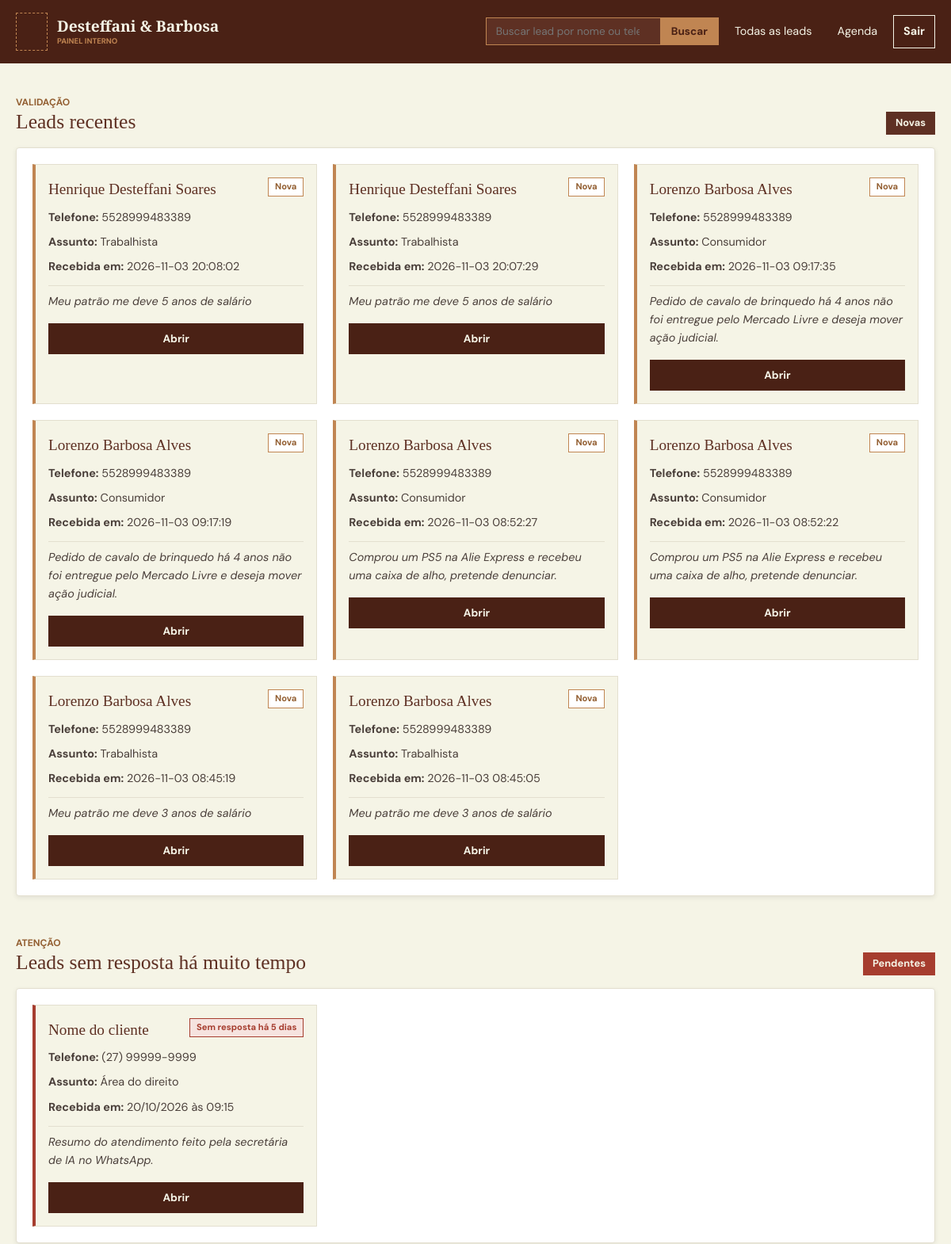
/painel (upper part), run on an earlier commit of the app's database.
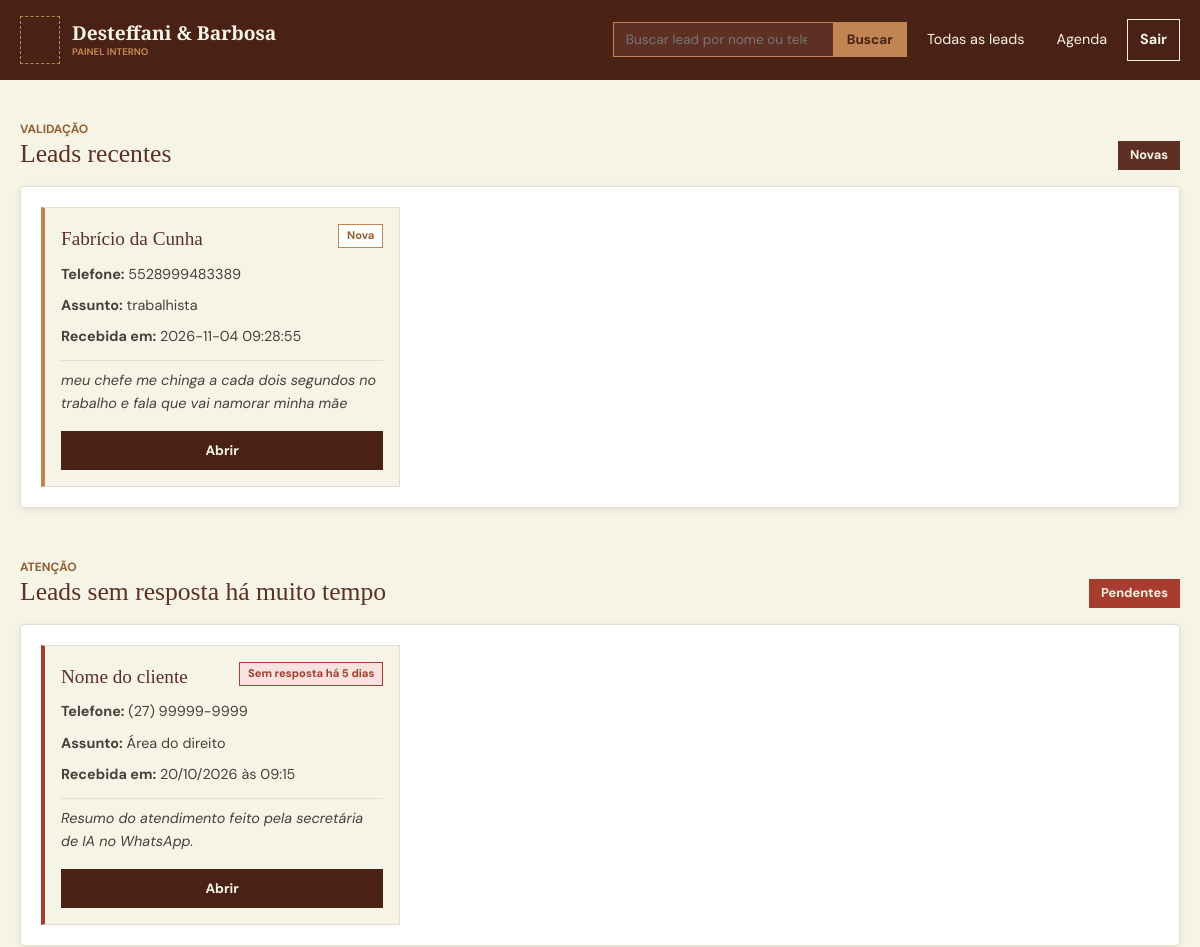
And on a later commit of the database.
### tables this page shows
CREATE TABLE consultas (
            id INTEGER PRIMARY KEY AUTOINCREMENT,
            escritorio_id INTEGER NOT NULL,
            telefone_cliente TEXT NOT NULL,
            nome_cliente TEXT NOT NULL,
            cpf_cliente TEXT NOT NULL,
            email_cliente TEXT NOT NULL,
            area TEXT NOT NULL,
            resumo TEXT NOT NULL,

            urgencia TEXT NOT NULL,

            advogado_id INTEGER,
            processo_andamento TEXT,
            cidade_estado TEXT,
            disponibilidade TEXT,
            data_hora_consulta TEXT,

            status TEXT NOT NULL,

            data_criacao TEXT NOT NULL DEFAULT CURRENT_TIMESTAMP,

            FOREIGN KEY (escritorio_id)
                REFERENCES escritorios(id),

            FOREIGN KEY (escritorio_id, advogado_id)
                REFERENCES usuarios(escritorio_id, id)
        );

### routes/painel_router.py (the view)
@router.get("/painel", response_class=HTMLResponse)
async def get_painel(request: Request):
    consultas = consulta_repo.selecionar_consulta_por_status("analise")
    return templates.TemplateResponse(request, "painel.html", {"consultas": consultas})

### templates/painel.html (shortened to what this page needs)
<!DOCTYPE html>
<html lang="pt-br">
    <head>
        <link rel="stylesheet" href="/static/css/painel.css">
    </head>
    <body>
        <header class="cabecalho">
            <div class="cabecalho-conteudo">
                <a href="painel.html" class="logo-link">
                    <div class="logo-imagem"></div>
                    <div class="logo-texto">
                        <strong>Desteffani &amp; Barbosa</strong>
                        <span>Painel interno</span>
                    </div>
                </a>
                <nav class="menu">
                    <form class="busca" action="painel.html" method="get">
                        <input type="search" name="busca" placeholder="Buscar lead por nome ou telefone" aria-label="Buscar lead">
                        <button type="submit">Buscar</button>
                    </form>
                    <a href="painel.html">Todas as leads</a>
                    <a href="painel.html">Agenda</a>
                    <a href="painel.html" class="menu-contato">Sair</a>
                </nav>
            </div>
        </header>
        <main>
            <div class="painel-conteudo">
                <section class="painel-secao">
                    <div class="secao-cabecalho">
                        <div>
                            <p class="rotulo">Validação</p>
                            <h2>Leads recentes</h2>
                        </div>
                        <span class="contador">Novas</span>
                    </div>
                    <div class="quadro">
                        <div class="leads-lista" id="leads-recentes">
                            {% for consulta in consultas %}
                                <article class="lead-card"
                                        data-id="{{ consulta.id }}"
                                        data-nome="{{ consulta.nome_cliente }}"
                                        data-telefone="{{ consulta.telefone_cliente }}"
                                        data-assunto="{{ consulta.area }}"
                                        data-recebida="{{ consulta.data_criacao }}"
                                        data-resumo="{{ consulta.resumo }}"
                                        data-urgencia="{{ consulta.urgencia }}"
                                        data-processo-andamento="{{ consulta.proceso_andamento }}"
                                        data-cidade-estado="{{ consulta.cidade_estado }}"
                                        data-email="{{ consulta.email_cliente }}"
                                        data-disponibilidade="{{ consulta.disponibilidade }}"
                                        data-status="{{ consulta.status }}">
                                    <div class="lead-topo">
                                        <h3>{{ consulta.nome_cliente }}</h3>
                                        <span class="lead-status">Nova</span>
                                    </div>
                                    <p class="lead-info"><strong>Telefone:</strong> {{ consulta.telefone_cliente }}</p>
                                    <p class="lead-info"><strong>Assunto:</strong> {{ consulta.area }}</p>
                                    <p class="lead-info"><strong>Recebida em:</strong> {{ consulta.data_criacao }}</p>
                                    <p class="lead-resumo">{{ consulta.resumo }}</p>
                                    <div class="lead-botoes">
                                        <button type="button" class="botao-validar abrir-lead">Abrir</button>
                                    </div>
                                </article>
                            {% endfor %}
                        </div>
                    </div>
                </section>
                <section class="painel-secao">
                    <div class="secao-cabecalho">
                        <div>
                            <p class="rotulo">Atenção</p>
                            <h2>Leads sem resposta há muito tempo</h2>
                        </div>
                        <span class="contador contador-alerta">Pendentes</span>
                    </div>
                    <div class="quadro">
                        <div class="leads-lista" id="leads-antigas">
                            <article class="lead-card antiga">
                                <div class="lead-topo">
                                    <h3>Nome do cliente</h3>
                                    <span class="lead-status">Sem resposta há 5 dias</span>
                                </div>
                                <p class="lead-info"><strong>Telefone:</strong> (27) 99999-9999</p>
                                <p class="lead-info"><strong>Assunto:</strong> Área do direito</p>
                                <p class="lead-info"><strong>Recebida em:</strong> 20/10/2026 às 09:15</p>
                                <p class="lead-resumo">Resumo do atendimento feito pela secretária de IA no WhatsApp.</p>
                                <div class="lead-botoes">
                                    <button id="abrir-lead" type="button" class="botao-validar">Abrir</button>
                                </div>
                            </article>
                        </div>
                    </div>
                </section>
            </div>
        </main>
    </body>
</html>

### static/css/painel.css (style rules this page uses)
:root { --fonte-titulo: "Playfair Display", serif; --fonte-texto: "DM Sans", sans-serif; --marrom: #5e3023; --marrom-escuro: #4a2115; --dourado: #c08552; --bronze: #935f32; --creme: #f5f4e6; --branco: #ffffff; --texto: #4a3f3a; --linha: #e3dfcf; --alerta: #a63d2f; --alerta-fundo: #f6e3df; }
* { box-sizing: border-box; margin: 0; padding: 0; }
body { font-family: var(--fonte-texto); background-color: var(--creme); color: var(--texto); line-height: 1.6; }
.cabecalho { position: sticky; top: 0; z-index: 100; width: 100%; background-color: var(--marrom-escuro); }
.cabecalho-conteudo { position: relative; max-width: 1200px; margin: 0 auto; padding: 16px 20px; display: flex; align-items: center; justify-content: space-between; }
.logo-link { display: flex; align-items: center; gap: 12px; text-decoration: none; }
.logo-imagem { width: 40px; height: 48px; border: 1px dashed var(--dourado); }
.logo-texto strong { display: block; font-family: var(--fonte-titulo); font-size: 1.2rem; color: var(--creme); line-height: 1.2; }
.logo-texto span { display: block; font-size: 0.6rem; font-weight: 700; text-transform: uppercase; color: var(--dourado); }
.menu { display: flex; align-items: center; gap: 8px; }
.menu a { text-decoration: none; color: var(--creme); font-size: 0.9rem; padding: 8px 12px; transition: background-color 0.2s, color 0.2s; }
.menu a.menu-contato { border: 1px solid var(--creme); font-weight: 700; }
.busca { display: flex; }
.busca input { width: 220px; padding: 8px 12px; background-color: var(--marrom); color: var(--creme); border: 1px solid var(--dourado); border-right: none; font-family: var(--fonte-texto); font-size: 0.85rem; }
.busca button { padding: 8px 14px; background-color: var(--dourado); color: var(--marrom-escuro); border: none; font-family: var(--fonte-texto); font-size: 0.85rem; font-weight: 700; cursor: pointer; transition: background-color 0.2s; }
.painel-conteudo { max-width: 1200px; margin: 0 auto; padding: 40px 20px; }
.painel-secao { margin-bottom: 50px; }
.secao-cabecalho { display: flex; align-items: flex-end; justify-content: space-between; gap: 12px; margin-bottom: 16px; }
.secao-cabecalho h2, .faixa-link h2, .nova-lead h2 { font-family: var(--fonte-titulo); font-weight: 500; font-size: 1.6rem; line-height: 1.2; color: var(--marrom); }
.rotulo { font-size: 0.75rem; font-weight: 700; text-transform: uppercase; color: var(--bronze); }
.contador { padding: 4px 12px; background-color: var(--marrom); color: var(--creme); font-size: 0.8rem; font-weight: 700; }
.contador-alerta { background-color: var(--alerta); }
.quadro { min-height: 220px; padding: 20px; background-color: var(--branco); border: 1px solid var(--linha); border-radius: 4px; box-shadow: 0 2px 6px rgba(0, 0, 0, 0.08); }
.leads-lista { display: grid; grid-template-columns: 1fr; gap: 20px; }
@media (min-width: 600px) { .leads-lista { grid-template-columns: repeat(2, 1fr); } }
@media (min-width: 1200px) { .leads-lista { grid-template-columns: repeat(3, 1fr); } }
.lead-card { display: flex; flex-direction: column; gap: 8px; padding: 16px; background-color: var(--creme); border: 1px solid var(--linha); border-left: 4px solid var(--dourado); transition: transform 0.2s, box-shadow 0.3s; }
.lead-card.antiga { border-left-color: var(--alerta); }
.lead-topo { display: flex; align-items: flex-start; justify-content: space-between; gap: 8px; }
.lead-topo h3 { font-family: var(--fonte-titulo); font-weight: 500; font-size: 1.2rem; color: var(--marrom); }
.lead-status { padding: 2px 8px; background-color: var(--branco); color: var(--bronze); border: 1px solid var(--dourado); font-size: 0.7rem; font-weight: 700; text-align: center; }
.lead-card.antiga .lead-status { background-color: var(--alerta-fundo); color: var(--alerta); border-color: var(--alerta); }
.lead-info { font-size: 0.9rem; }
.lead-resumo { margin-top: 4px; padding-top: 8px; border-top: 1px solid var(--linha); font-size: 0.9rem; font-style: italic; }
.lead-botoes { display: flex; gap: 8px; margin-top: 8px; }
.lead-botoes button { flex: 1; padding: 10px; font-family: var(--fonte-texto); font-size: 0.85rem; font-weight: 700; cursor: pointer; transition: background-color 0.2s, color 0.2s; }
.botao-validar { background-color: var(--marrom-escuro); color: var(--creme); border: 1px solid var(--marrom-escuro); }

What changed in the data, as far as the page shows it:
removed consultas: nome_cliente "Henrique Desteffani Soares", telefone_cliente "5528999483389", area "Trabalhista", data_criacao "2026-11-03 20:08:02", resumo "Meu patrão me deve 5 anos de salário"
removed consultas: nome_cliente "Henrique Desteffani Soares", telefone_cliente "5528999483389", area "Trabalhista", data_criacao "2026-11-03 20:07:29", resumo "Meu patrão me deve 5 anos de salário"
removed consultas: nome_cliente "Lorenzo Barbosa Alves", telefone_cliente "5528999483389", area "Consumidor", data_criacao "2026-11-03 09:17:35", resumo "Pedido de cavalo de brinquedo há 4 anos não foi entregue pelo Mercado Livre e deseja mover ação judicial."
removed consultas: nome_cliente "Lorenzo Barbosa Alves", telefone_cliente "5528999483389", area "Consumidor", data_criacao "2026-11-03 09:17:19", resumo "Pedido de cavalo de brinquedo há 4 anos não foi entregue pelo Mercado Livre e deseja mover ação judicial."
removed consultas: nome_cliente "Lorenzo Barbosa Alves", telefone_cliente "5528999483389", area "Consumidor", data_criacao "2026-11-03 08:52:27", resumo "Comprou um PS5 na Alie Express e recebeu uma caixa de alho, pretende denunciar."
removed consultas: nome_cliente "Lorenzo Barbosa Alves", telefone_cliente "5528999483389", area "Consumidor", data_criacao "2026-11-03 08:52:22", resumo "Comprou um PS5 na Alie Express e recebeu uma caixa de alho, pretende denunciar."
removed consultas: nome_cliente "Lorenzo Barbosa Alves", telefone_cliente "5528999483389", area "Trabalhista", data_criacao "2026-11-03 08:45:19", resumo "Meu patrão me deve 3 anos de salário"
removed consultas: nome_cliente "Lorenzo Barbosa Alves", telefone_cliente "5528999483389", area "Trabalhista", data_criacao "2026-11-03 08:45:05", resumo "Meu patrão me deve 3 anos de salário"
now on this page (row edited): consultas: nome_cliente "Fabrício da Cunha", telefone_cliente "5528999483389", area "trabalhista", data_criacao "2026-11-04 09:28:55", resumo "meu chefe me chinga a cada dois segundos no trabalho e fala que vai namorar minha mãe"
